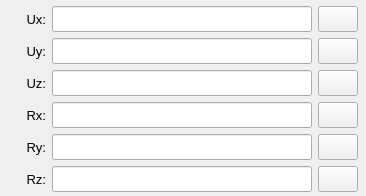
           <widget class="QWidget" name="tab_tabular_data">
            <attribute name="title">
             <string>Tabular data</string>
            </attribute>
            <layout class="QGridLayout" name="gridLayout_10">
             <property name="leftMargin">
              <number>2</number>
             </property>
             <property name="topMargin">
              <number>2</number>
             </property>
             <property name="rightMargin">
              <number>2</number>
             </property>
             <property name="bottomMargin">
              <number>2</number>
             </property>
             <property name="spacing">
              <number>2</number>
             </property>
             <item row="0" column="0">
              <widget class="QFrame" name="frame_9">
               <property name="frameShape">
                <enum>QFrame::Shape::NoFrame</enum>
               </property>
               <property name="frameShadow">
                <enum>QFrame::Shadow::Raised</enum>
               </property>
               <layout class="QGridLayout" name="gridLayout_3">
                <property name="leftMargin">
                 <number>4</number>
                </property>
                <property name="topMargin">
                 <number>4</number>
                </property>
                <property name="rightMargin">
                 <number>6</number>
                </property>
                <property name="bottomMargin">
                 <number>2</number>
                </property>
                <property name="spacing">
                 <number>6</number>
                </property>
                <item row="2" column="1">
                 <widget class="QLineEdit" name="lineEdit_path_table_uz">
                  <property name="enabled">
                   <bool>true</bool>
                  </property>
                  <property name="minimumSize">
                   <size>
                    <width>260</width>
                    <height>26</height>
                   </size>
                  </property>
                  <property name="maximumSize">
                   <size>
                    <width>360</width>
                    <height>26</height>
                   </size>
                  </property>
                  <property name="alignment">
                   <set>Qt::AlignmentFlag::AlignCenter</set>
                  </property>
                  <property name="clearButtonEnabled">
                   <bool>true</bool>
                  </property>
                 </widget>
                </item>
                <item row="1" column="2">
                 <widget class="QPushButton" name="pushButton_load_uy_table">
                  <property name="enabled">
                   <bool>true</bool>
                  </property>
                  <property name="sizePolicy">
                   <sizepolicy hsizetype="Expanding" vsizetype="Fixed">
                    <horstretch>0</horstretch>
                    <verstretch>0</verstretch>
                   </sizepolicy>
                  </property>
                  <property name="minimumSize">
                   <size>
                    <width>40</width>
                    <height>26</height>
                   </size>
                  </property>
                  <property name="maximumSize">
                   <size>
                    <width>40</width>
                    <height>26</height>
                   </size>
                  </property>
                  <property name="font">
                   <font>
                    <pointsize>10</pointsize>
                    <bold>false</bold>
                   </font>
                  </property>
                  <property name="styleSheet">
                   <string notr="true"/>
                  </property>
                  <property name="text">
                   <string/>
                  </property>
                  <property name="icon">
                   <iconset resource="../../../../icons/dark_theme/resources.qrc">
                    <normaloff>:/icons/document_search_blue.png</normaloff>:/icons/document_search_blue.png</iconset>
                  </property>
                  <property name="iconSize">
                   <size>
                    <width>20</width>
                    <height>20</height>
                   </size>
                  </property>
                  <property name="autoDefault">
                   <bool>false</bool>
                  </property>
                 </widget>
                </item>
                <item row="4" column="0">
                 <widget class="QLabel" name="label_Ry_table">
                  <property name="enabled">
                   <bool>true</bool>
                  </property>
                  <property name="minimumSize">
                   <size>
                    <width>40</width>
                    <height>26</height>
                   </size>
                  </property>
                  <property name="maximumSize">
                   <size>
                    <width>80</width>
                    <height>26</height>
                   </size>
                  </property>
                  <property name="font">
                   <font>
                    <pointsize>10</pointsize>
                    <bold>false</bold>
                   </font>
                  </property>
                  <property name="text">
                   <string>Ry:</string>
                  </property>
                  <property name="alignment">
                   <set>Qt::AlignmentFlag::AlignRight|Qt::AlignmentFlag::AlignTrailing|Qt::AlignmentFlag::AlignVCenter</set>
                  </property>
                 </widget>
                </item>
                <item row="0" column="2">
                 <widget class="QPushButton" name="pushButton_load_ux_table">
                  <property name="enabled">
                   <bool>true</bool>
                  </property>
                  <property name="sizePolicy">
                   <sizepolicy hsizetype="Expanding" vsizetype="Fixed">
                    <horstretch>0</horstretch>
                    <verstretch>0</verstretch>
                   </sizepolicy>
                  </property>
                  <property name="minimumSize">
                   <size>
                    <width>40</width>
                    <height>26</height>
                   </size>
                  </property>
                  <property name="maximumSize">
                   <size>
                    <width>40</width>
                    <height>26</height>
                   </size>
                  </property>
                  <property name="font">
                   <font>
                    <pointsize>10</pointsize>
                    <bold>false</bold>
                   </font>
                  </property>
                  <property name="styleSheet">
                   <string notr="true"/>
                  </property>
                  <property name="text">
                   <string/>
                  </property>
                  <property name="icon">
                   <iconset resource="../../../../icons/dark_theme/resources.qrc">
                    <normaloff>:/icons/document_search_blue.png</normaloff>:/icons/document_search_blue.png</iconset>
                  </property>
                  <property name="iconSize">
                   <size>
                    <width>20</width>
                    <height>20</height>
                   </size>
                  </property>
                  <property name="autoDefault">
                   <bool>false</bool>
                  </property>
                 </widget>
                </item>
                <item row="4" column="1">
                 <widget class="QLineEdit" name="lineEdit_path_table_ry">
                  <property name="enabled">
                   <bool>true</bool>
                  </property>
                  <property name="minimumSize">
                   <size>
                    <width>260</width>
                    <height>26</height>
                   </size>
                  </property>
                  <property name="maximumSize">
                   <size>
                    <width>360</width>
                    <height>26</height>
                   </size>
                  </property>
                  <property name="alignment">
                   <set>Qt::AlignmentFlag::AlignCenter</set>
                  </property>
                  <property name="clearButtonEnabled">
                   <bool>true</bool>
                  </property>
                 </widget>
                </item>
                <item row="4" column="2">
                 <widget class="QPushButton" name="pushButton_load_ry_table">
                  <property name="enabled">
                   <bool>true</bool>
                  </property>
                  <property name="sizePolicy">
                   <sizepolicy hsizetype="Expanding" vsizetype="Fixed">
                    <horstretch>0</horstretch>
                    <verstretch>0</verstretch>
                   </sizepolicy>
                  </property>
                  <property name="minimumSize">
                   <size>
                    <width>40</width>
                    <height>26</height>
                   </size>
                  </property>
                  <property name="maximumSize">
                   <size>
                    <width>40</width>
                    <height>26</height>
                   </size>
                  </property>
                  <property name="font">
                   <font>
                    <pointsize>10</pointsize>
                    <bold>false</bold>
                   </font>
                  </property>
                  <property name="styleSheet">
                   <string notr="true"/>
                  </property>
                  <property name="text">
                   <string/>
                  </property>
                  <property name="icon">
                   <iconset resource="../../../../icons/dark_theme/resources.qrc">
                    <normaloff>:/icons/document_search_blue.png</normaloff>:/icons/document_search_blue.png</iconset>
                  </property>
                  <property name="iconSize">
                   <size>
                    <width>20</width>
                    <height>20</height>
                   </size>
                  </property>
                  <property name="autoDefault">
                   <bool>false</bool>
                  </property>
                 </widget>
                </item>
                <item row="0" column="0">
                 <widget class="QLabel" name="label_Ux_table">
                  <property name="enabled">
                   <bool>true</bool>
                  </property>
                  <property name="minimumSize">
                   <size>
                    <width>40</width>
                    <height>26</height>
                   </size>
                  </property>
                  <property name="maximumSize">
                   <size>
                    <width>80</width>
                    <height>26</height>
                   </size>
                  </property>
                  <property name="font">
                   <font>
                    <pointsize>10</pointsize>
                    <bold>false</bold>
                   </font>
                  </property>
                  <property name="text">
                   <string>Ux:</string>
                  </property>
                  <property name="alignment">
                   <set>Qt::AlignmentFlag::AlignRight|Qt::AlignmentFlag::AlignTrailing|Qt::AlignmentFlag::AlignVCenter</set>
                  </property>
                 </widget>
                </item>
                <item row="0" column="1">
                 <widget class="QLineEdit" name="lineEdit_path_table_ux">
                  <property name="enabled">
                   <bool>true</bool>
                  </property>
                  <property name="minimumSize">
                   <size>
                    <width>260</width>
                    <height>26</height>
                   </size>
                  </property>
                  <property name="maximumSize">
                   <size>
                    <width>360</width>
                    <height>26</height>
                   </size>
                  </property>
                  <property name="styleSheet">
                   <string notr="true"/>
                  </property>
                  <property name="alignment">
                   <set>Qt::AlignmentFlag::AlignCenter</set>
                  </property>
                  <property name="clearButtonEnabled">
                   <bool>true</bool>
                  </property>
                 </widget>
                </item>
                <item row="5" column="2">
                 <widget class="QPushButton" name="pushButton_load_rz_table">
                  <property name="enabled">
                   <bool>true</bool>
                  </property>
                  <property name="sizePolicy">
                   <sizepolicy hsizetype="Expanding" vsizetype="Fixed">
                    <horstretch>0</horstretch>
                    <verstretch>0</verstretch>
                   </sizepolicy>
                  </property>
                  <property name="minimumSize">
                   <size>
                    <width>40</width>
                    <height>26</height>
                   </size>
                  </property>
                  <property name="maximumSize">
                   <size>
                    <width>40</width>
                    <height>26</height>
                   </size>
                  </property>
                  <property name="font">
                   <font>
                    <pointsize>10</pointsize>
                    <bold>false</bold>
                   </font>
                  </property>
                  <property name="styleSheet">
                   <string notr="true"/>
                  </property>
                  <property name="text">
                   <string/>
                  </property>
                  <property name="icon">
                   <iconset resource="../../../../icons/dark_theme/resources.qrc">
                    <normaloff>:/icons/document_search_blue.png</normaloff>:/icons/document_search_blue.png</iconset>
                  </property>
                  <property name="iconSize">
                   <size>
                    <width>20</width>
                    <height>20</height>
                   </size>
                  </property>
                  <property name="autoDefault">
                   <bool>false</bool>
                  </property>
                 </widget>
                </item>
                <item row="3" column="1">
                 <widget class="QLineEdit" name="lineEdit_path_table_rx">
                  <property name="enabled">
                   <bool>true</bool>
                  </property>
                  <property name="minimumSize">
                   <size>
                    <width>260</width>
                    <height>26</height>
                   </size>
                  </property>
                  <property name="maximumSize">
                   <size>
                    <width>360</width>
                    <height>26</height>
                   </size>
                  </property>
                  <property name="alignment">
                   <set>Qt::AlignmentFlag::AlignCenter</set>
                  </property>
                  <property name="clearButtonEnabled">
                   <bool>true</bool>
                  </property>
                 </widget>
                </item>
                <item row="2" column="0">
                 <widget class="QLabel" name="label_Uz_table">
                  <property name="enabled">
                   <bool>true</bool>
                  </property>
                  <property name="minimumSize">
                   <size>
                    <width>40</width>
                    <height>26</height>
                   </size>
                  </property>
                  <property name="maximumSize">
                   <size>
                    <width>80</width>
                    <height>26</height>
                   </size>
                  </property>
                  <property name="font">
                   <font>
                    <pointsize>10</pointsize>
                    <bold>false</bold>
                   </font>
                  </property>
                  <property name="text">
                   <string>Uz:</string>
                  </property>
                  <property name="alignment">
                   <set>Qt::AlignmentFlag::AlignRight|Qt::AlignmentFlag::AlignTrailing|Qt::AlignmentFlag::AlignVCenter</set>
                  </property>
                 </widget>
                </item>
                <item row="1" column="0">
                 <widget class="QLabel" name="label_Uy_table">
                  <property name="enabled">
                   <bool>true</bool>
                  </property>
                  <property name="minimumSize">
                   <size>
                    <width>40</width>
                    <height>26</height>
                   </size>
                  </property>
                  <property name="maximumSize">
                   <size>
                    <width>80</width>
                    <height>26</height>
                   </size>
                  </property>
                  <property name="font">
                   <font>
                    <pointsize>10</pointsize>
                    <bold>false</bold>
                   </font>
                  </property>
                  <property name="text">
                   <string>Uy:</string>
                  </property>
                  <property name="alignment">
                   <set>Qt::AlignmentFlag::AlignRight|Qt::AlignmentFlag::AlignTrailing|Qt::AlignmentFlag::AlignVCenter</set>
                  </property>
                 </widget>
                </item>
                <item row="2" column="2">
                 <widget class="QPushButton" name="pushButton_load_uz_table">
                  <property name="enabled">
                   <bool>true</bool>
                  </property>
                  <property name="sizePolicy">
                   <sizepolicy hsizetype="Expanding" vsizetype="Fixed">
                    <horstretch>0</horstretch>
                    <verstretch>0</verstretch>
                   </sizepolicy>
                  </property>
                  <property name="minimumSize">
                   <size>
                    <width>40</width>
                    <height>26</height>
                   </size>
                  </property>
                  <property name="maximumSize">
                   <size>
                    <width>40</width>
                    <height>26</height>
                   </size>
                  </property>
                  <property name="font">
                   <font>
                    <pointsize>10</pointsize>
                    <bold>false</bold>
                   </font>
                  </property>
                  <property name="styleSheet">
                   <string notr="true"/>
                  </property>
                  <property name="text">
                   <string/>
                  </property>
                  <property name="icon">
                   <iconset resource="../../../../icons/dark_theme/resources.qrc">
                    <normaloff>:/icons/document_search_blue.png</normaloff>:/icons/document_search_blue.png</iconset>
                  </property>
                  <property name="iconSize">
                   <size>
                    <width>20</width>
                    <height>20</height>
                   </size>
                  </property>
                  <property name="autoDefault">
                   <bool>false</bool>
                  </property>
                 </widget>
                </item>
                <item row="3" column="2">
                 <widget class="QPushButton" name="pushButton_load_rx_table">
                  <property name="enabled">
                   <bool>true</bool>
                  </property>
                  <property name="sizePolicy">
                   <sizepolicy hsizetype="Expanding" vsizetype="Fixed">
                    <horstretch>0</horstretch>
                    <verstretch>0</verstretch>
                   </sizepolicy>
                  </property>
                  <property name="minimumSize">
                   <size>
                    <width>40</width>
                    <height>26</height>
                   </size>
                  </property>
                  <property name="maximumSize">
                   <size>
                    <width>40</width>
                    <height>26</height>
                   </size>
                  </property>
                  <property name="font">
                   <font>
                    <pointsize>10</pointsize>
                    <bold>false</bold>
                   </font>
                  </property>
                  <property name="styleSheet">
                   <string notr="true"/>
                  </property>
                  <property name="text">
                   <string/>
                  </property>
                  <property name="icon">
                   <iconset resource="../../../../icons/dark_theme/resources.qrc">
                    <normaloff>:/icons/document_search_blue.png</normaloff>:/icons/document_search_blue.png</iconset>
                  </property>
                  <property name="iconSize">
                   <size>
                    <width>20</width>
                    <height>20</height>
                   </size>
                  </property>
                  <property name="autoDefault">
                   <bool>false</bool>
                  </property>
                 </widget>
                </item>
                <item row="5" column="0">
                 <widget class="QLabel" name="label_Rz_table">
                  <property name="enabled">
                   <bool>true</bool>
                  </property>
                  <property name="minimumSize">
                   <size>
                    <width>40</width>
                    <height>26</height>
                   </size>
                  </property>
                  <property name="maximumSize">
                   <size>
                    <width>80</width>
                    <height>26</height>
                   </size>
                  </property>
                  <property name="font">
                   <font>
                    <pointsize>10</pointsize>
                    <bold>false</bold>
                   </font>
                  </property>
                  <property name="text">
                   <string>Rz:</string>
                  </property>
                  <property name="alignment">
                   <set>Qt::AlignmentFlag::AlignRight|Qt::AlignmentFlag::AlignTrailing|Qt::AlignmentFlag::AlignVCenter</set>
                  </property>
                 </widget>
                </item>
                <item row="1" column="1">
                 <widget class="QLineEdit" name="lineEdit_path_table_uy">
                  <property name="enabled">
                   <bool>true</bool>
                  </property>
                  <property name="minimumSize">
                   <size>
                    <width>260</width>
                    <height>26</height>
                   </size>
                  </property>
                  <property name="maximumSize">
                   <size>
                    <width>360</width>
                    <height>26</height>
                   </size>
                  </property>
                  <property name="styleSheet">
                   <string notr="true"/>
                  </property>
                  <property name="alignment">
                   <set>Qt::AlignmentFlag::AlignCenter</set>
                  </property>
                  <property name="clearButtonEnabled">
                   <bool>true</bool>
                  </property>
                 </widget>
                </item>
                <item row="5" column="1">
                 <widget class="QLineEdit" name="lineEdit_path_table_rz">
                  <property name="enabled">
                   <bool>true</bool>
                  </property>
                  <property name="minimumSize">
                   <size>
                    <width>260</width>
                    <height>26</height>
                   </size>
                  </property>
                  <property name="maximumSize">
                   <size>
                    <width>360</width>
                    <height>26</height>
                   </size>
                  </property>
                  <property name="alignment">
                   <set>Qt::AlignmentFlag::AlignCenter</set>
                  </property>
                  <property name="clearButtonEnabled">
                   <bool>true</bool>
                  </property>
                 </widget>
                </item>
                <item row="3" column="0">
                 <widget class="QLabel" name="label_Rx_table">
                  <property name="enabled">
                   <bool>true</bool>
                  </property>
                  <property name="minimumSize">
                   <size>
                    <width>40</width>
                    <height>26</height>
                   </size>
                  </property>
                  <property name="maximumSize">
                   <size>
                    <width>80</width>
                    <height>26</height>
                   </size>
                  </property>
                  <property name="font">
                   <font>
                    <pointsize>10</pointsize>
                    <bold>false</bold>
                   </font>
                  </property>
                  <property name="text">
                   <string>Rx:</string>
                  </property>
                  <property name="alignment">
                   <set>Qt::AlignmentFlag::AlignRight|Qt::AlignmentFlag::AlignTrailing|Qt::AlignmentFlag::AlignVCenter</set>
                  </property>
                 </widget>
                </item>
               </layout>
              </widget>
             </item>
            </layout>
           </widget>
